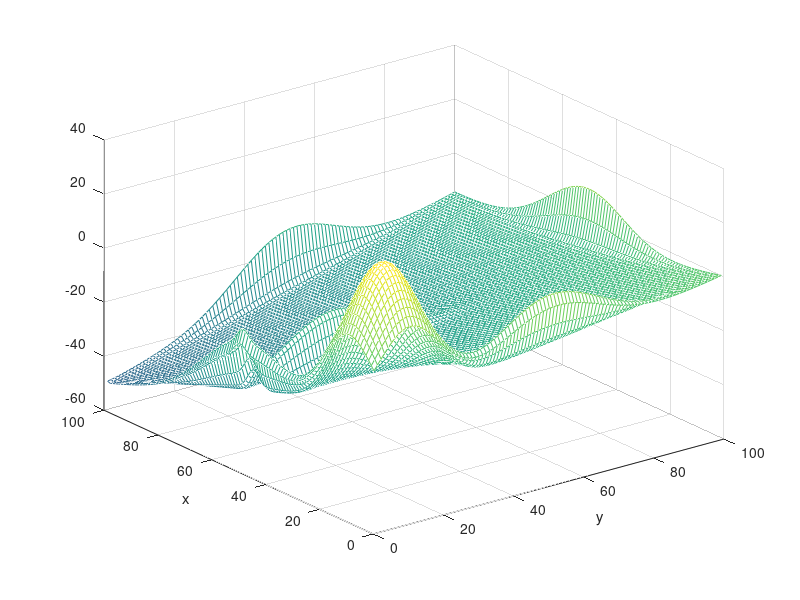

Recreate this plot in MATLAB. (Note: this script raises an error after producing the figure.)
function floorPotential
clear;
close all;
global mapLengthX
global mapLengthY

mapLengthX = 100; mapLengthY = 100;

exitPosition = [99, 1];
firePosition = [10,10];
initialPosition = [30,10];
wallsPositions = [1, 1, 1, 100;
                  1, 1, 100, 1;
                  100, 100, 1, 100;
                  100, 100, 100, 1;
                  50, 1, 50, 50];

potentialMap = zeros(mapLengthX,mapLengthY); % generate a map

firePotential = getFirePotential(potentialMap, firePosition(1), firePosition(2), 80, 50);
exitPotential = getExitPotential(potentialMap, exitPosition(1), exitPosition(2), -50);
wallsPotential = getWallsPotential(potentialMap, wallsPositions, 20);

potentialMap = potentialMap + firePotential + exitPotential + wallsPotential;

escapeRoute = getEscapeRoute(potentialMap, initialPosition(1), initialPosition(2));

    function firePotential = getFirePotential(map, positionX, positionY, variance, maxPotential)
        [lengthX, lengthY]=size(map);
        
        mu = [positionX positionY];
        sigma = eye(2) * variance;
        
        x = 0:lengthX-1; y = 0:lengthY-1;
        [X,Y] = meshgrid(x,y);
        firePotential = mvnpdf([X(:) Y(:)],mu,sigma);
        firePotential = reshape(firePotential,length(y),length(x));
        
        %rescaling
        firePotential = firePotential * maxPotential / max(firePotential(:));
        firePotential = firePotential'; % transpose to match our definition of x, y of map
    end

    function exitPotential = getExitPotential(map, positionX, positionY, minPotential)
        [lengthX, lengthY]=size(map);
        
        exitPotential = zeros(lengthX, lengthY);
        
        for x = 1:lengthX
            for y = 1:lengthY
                % this is an unusual assignment of y and x. It is actually
                % refering to row x and col y. x and y are swapped for mesh
                % plot
                exitPotential(x, y) = sqrt((x - positionX) ^ 2 + (y - positionY) ^ 2);
            end
        end
        
        exitPotential = exitPotential - max(exitPotential(:));
        exitPotential = exitPotential * minPotential / min(exitPotential(:));
    end

    function wallPotential = getWallPotential(map, x1, y1, x2, y2, maxPotential)
        [lengthX, lengthY]=size(map);
        
        mu = [mean([x1, x2]), mean([y1, y2])];
        sigma = 200*[1 0 ; 0 1/(sqrt((x1 - x2) ^2 + (y1 - y2) ^2))];
        
        % now rotate covariance matrix
        theta = atan((y2 - y1) / (x2 - x1));
        R = [cos(theta), -sin(theta);
            sin(theta), cos(theta)];
        sigma = R * sigma * R';
        
        x = 0:lengthX-1; y = 0:lengthY-1;
        [X,Y] = meshgrid(x,y);
        wallPotential = mvnpdf([X(:) Y(:)],mu,sigma) ;
        wallPotential = reshape(wallPotential,length(y),length(x));
        
        %rescaling
        wallPotential = wallPotential * maxPotential / max(wallPotential(:));
        wallPotential = wallPotential'; % transpose to match our definition of x, y of map
    end

    function wallsPotential = getWallsPotential(map, wallsPositions, maxPotential)
        [lengthX, lengthY]=size(map);
        wallsPotential = zeros(lengthX,lengthY);
        
        for i = 1:size(wallsPositions, 1)
           wallsPotential = wallsPotential + getWallPotential(potentialMap, wallsPositions(i, 1), wallsPositions(i, 2), wallsPositions(i, 3), wallsPositions(i, 4), maxPotential);
        end
    end 



    function escapeRoute = getEscapeRoute(map, initialX, initialY)
        escapeRoute = [initialX, initialY];
        
        x = initialX;
        y = initialY;
        
        while (not((x == exitPosition(1)) && (y == exitPosition(2))))
            nextPosition = getNextPosition(map, x, y);
            escapeRoute = [escapeRoute;nextPosition];
            x = nextPosition(1);
            y = nextPosition(2);
            if (escapeRoute(end - 1, :) == escapeRoute(end, :))
                % compare if the last entry is the same as second to last
                % entry, if yes, it has got stuck
                break;
            end
                
                
        end
    end

    function nextPosition = getNextPosition(map, currentX, currentY)
        if (currentX == 28 && currentY == 2) 
            x = 5
        end
        
        minPositionX = 0;
        minPositionY = 0; % arbitrary
        
        minPotential = 10000; % arbitrary
        
        for x = currentX - 1: currentX + 1
            if ((x < 1) || (x > mapLengthX))
                break;
            end
            for y = currentY - 1: currentY +1
                if ((y < 1) || (y > mapLengthY))
                    break;
                end
                potential = map(x, y);
                if (potential < minPotential)
                    minPotential = potential;
                    minPositionX = x;
                    minPositionY = y;
                end
            end
        end
        
        nextPosition = [minPositionX, minPositionY];
    end

    function drawPotentialMap(potentialMap)
        figure;
        mesh(linspace(1,mapLengthY,mapLengthY), linspace(1,mapLengthX,mapLengthX),potentialMap);
        caxis([min(potentialMap(:))-.5*range(potentialMap(:)),max(potentialMap(:))]);
        xlabel('y')
        ylabel('x')
    end

    function drawEscapeRoute(potentialMap, escapeRoute)
        figure;
        contour(potentialMap');
        hold on
        plot (escapeRoute(:,1),escapeRoute(:,2),'k--');
    end




drawPotentialMap(potentialMap);
% drawEscapeRoute(potentialMap, escapeRoute);
figure;
drawSimulation(exitPosition, firePosition, wallsPositions, escapeRoute)
escapeRoute

figure
contour(potentialMap');
hold on
% 
plot (escapeRoute(:,1),escapeRoute(:,2),'k--');

end
